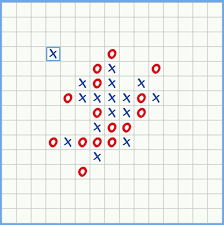
#> input picture Caro.png, 224 x 225 px
$ python Caro.py
#> lines starting #> are read from the running program, lines starting #| are printed output that depends on the picture; after the words box and inside, x2 and y2 are one past the last pixel; in counts of white or black regions, pixels touching at a corner belong together
import cv2

img = cv2.imread("Caro.png")
#> img is the input picture: shape (225, 224, 3); mean B, G, R 236.9, 238.3, 237.3
img = cv2.resize(img, (450, 450))
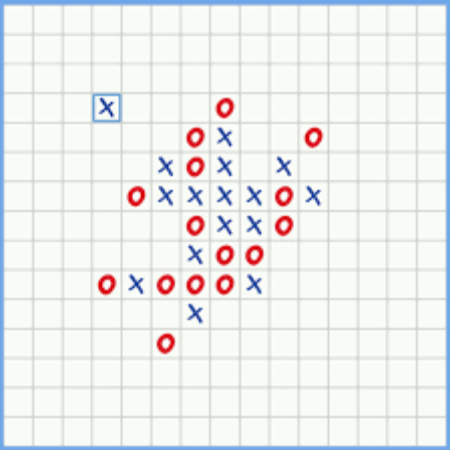
#> img: shape (450, 450, 3); mean B, G, R 236.9, 238.3, 237.3

gray = cv2.cvtColor(img,cv2.COLOR_BGR2GRAY)
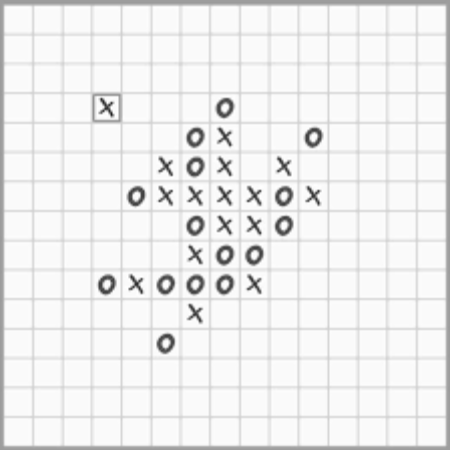
#> gray: shape (450, 450); min 32, max 255, mean 238
ret, thresh = cv2.threshold(gray, 120, 255, cv2.THRESH_BINARY)
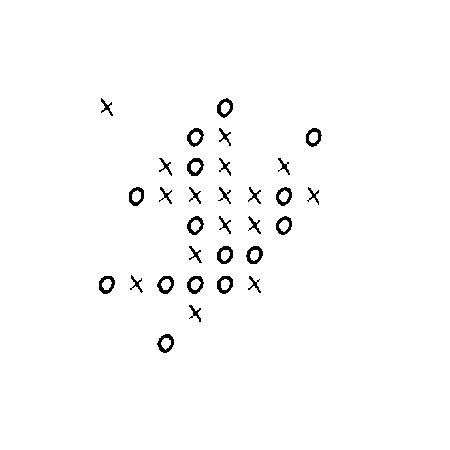
#> thresh: shape (450, 450); 98.3% white; 31 black regions
contours = cv2.findContours(thresh, cv2.RETR_TREE, cv2.CHAIN_APPROX_SIMPLE)[-2]
#> contours = 63 contours, 16 with area under 20; largest, box (x1, y1, x2, y2) and area: (0, 0, 450, 450) 201601, (156, 333, 175, 354) 261, (186, 157, 205, 177) 259, (186, 275, 205, 295) 258, (186, 215, 205, 236) 258
for contour in contours:
    cv2.drawContours(img, contour, -1, (0, 255, 0), 3)
#> this loop made 63 passes
#> contour on passes 1, 4, 9, 25: [[0, 0], [0, 449], [449, 449], [449, 0]], [[188, 318], [189, 317], [190, 318], [189, 319]], [[258, 279], [259, 278], [260, 279], [259, 280]], [[247, 230], [248, 229], [249, 230], [248, 231]]
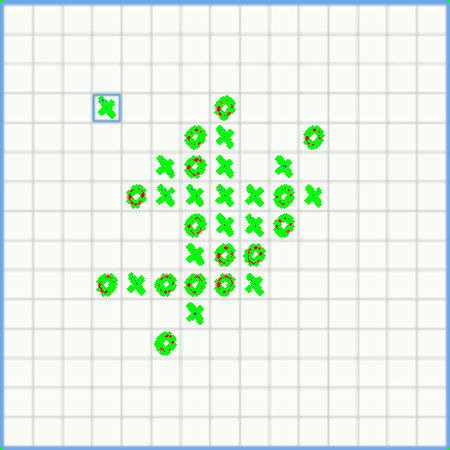
#> img: shape (450, 450, 3); 4.07% of pixels changed, all inside (x1, y1, x2, y2) = (0, 0, 450, 450)
print(contours)
#> (printed output is left out)
cv2.imshow('image', img)
cv2.waitKey(0)
cv2.destroyAllWindows()
